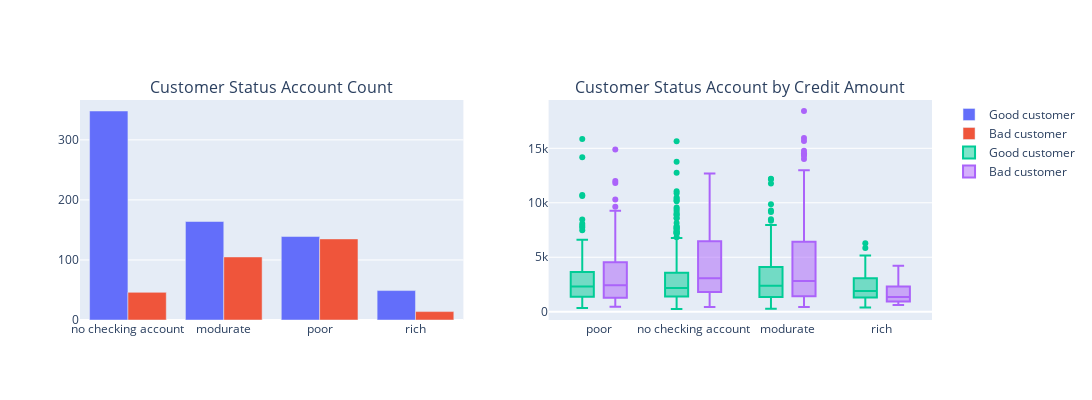

Notebook code cell kept with this figure:
### Code cell
# it's a library that we work with plotly
import plotly.offline as py 
py.init_notebook_mode(connected=True) # this code, allow us to work with offline plotly version
import plotly.graph_objs as go # it's like "plt" of matplot
import plotly.tools as tls # It's useful to we get some tools of plotly
import warnings # This library will be used to ignore some warnings
from collections import Counter # To do counter of some features

#First plot
trace0 = go.Bar(
    x = df_data_specific[df_data_specific["Customer Type"]== '1']["Customer Status Account"].value_counts().index.values,
    y = df_data_specific[df_data_specific["Customer Type"]== '1']["Customer Status Account"].value_counts().values,
    name='Good customer'
)

#First plot 2
trace1 = go.Bar(
    x = df_data_specific[df_data_specific["Customer Type"]== '2']["Customer Status Account"].value_counts().index.values,
    y = df_data_specific[df_data_specific["Customer Type"]== '2']["Customer Status Account"].value_counts().values,
    name="Bad customer"
)

#Second plot
trace2 = go.Box(
    x = df_data_specific[df_data_specific["Customer Type"]== '1']["Customer Status Account"],
    y = df_data_specific[df_data_specific["Customer Type"]== '1']["Credit Amount"],
    name=trace0.name
)

#Second plot 2
trace3 = go.Box(
    x = df_data_specific[df_data_specific["Customer Type"]== '2']["Customer Status Account"],
    y = df_data_specific[df_data_specific["Customer Type"]== '2']["Credit Amount"],
    name=trace1.name
)

data = [trace0, trace1, trace2,trace3]


fig = tls.make_subplots(rows=1, cols=2, 
                        subplot_titles=('Customer Status Account Count', 'Customer Status Account by Credit Amount'))

fig.append_trace(trace0, 1, 1)
fig.append_trace(trace1, 1, 1)
fig.append_trace(trace2, 1, 2)
fig.append_trace(trace3, 1, 2)

fig['layout'].update(height=400, width=1200, boxmode='group')
py.iplot(fig, filename='customerstatus-subplot')

### Figure 1 — Plotly figure (JSON) as saved in the notebook; plotly's stock layout.template omitted (floating-point values rounded to 4 significant figures; data arrays with more than 128 entries replaced by an {"elided": "..."} marker saying what was removed)
{"data": [{"name": "Good customer", "type": "bar", "x": ["no checking account", "modurate", "poor", "rich"], "xaxis": "x", "y": [348, 164, 139, 49], "yaxis": "y"}, {"name": "Bad customer", "type": "bar", "x": ["poor", "modurate", "no checking account", "rich"], "xaxis": "x", "y": [135, 105, 46, 14], "yaxis": "y"}, {"name": "Good customer", "type": "box", "x": {"elided": "700 str values"}, "xaxis": "x2", "y": {"elided": "700 str values"}, "yaxis": "y2"}, {"name": "Bad customer", "type": "box", "x": {"elided": "300 str values"}, "xaxis": "x2", "y": {"elided": "300 str values"}, "yaxis": "y2"}], "layout": {"annotations": [{"font": {"size": 16}, "showarrow": false, "text": "Customer Status Account Count", "x": 0.225, "xanchor": "center", "xref": "paper", "y": 1, "yanchor": "bottom", "yref": "paper"}, {"font": {"size": 16}, "showarrow": false, "text": "Customer Status Account by Credit Amount", "x": 0.775, "xanchor": "center", "xref": "paper", "y": 1, "yanchor": "bottom", "yref": "paper"}], "boxmode": "group", "height": 400, "width": 1200, "xaxis": {"anchor": "y", "domain": [0, 0.45]}, "xaxis2": {"anchor": "y2", "domain": [0.55, 1]}, "yaxis": {"anchor": "x", "domain": [0, 1]}, "yaxis2": {"anchor": "x2", "domain": [0, 1]}}}
